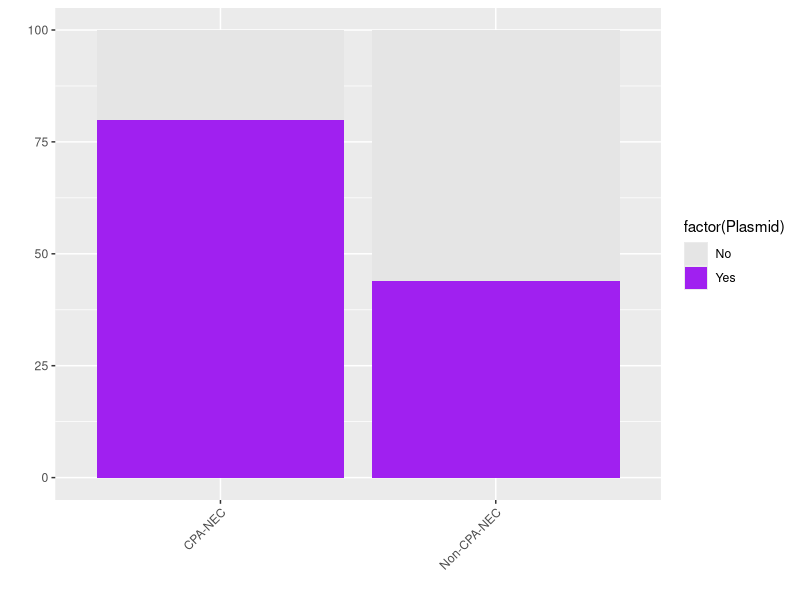

Generate this figure with R:
setwd("~/")
library(ggplot2)
library(tidyverse)
library(ggpubr)


## NEC vs non-NEC bar chart
data <- read.csv("NECvsNonNEC.csv", header = TRUE, stringsAsFactors = TRUE)
head(data)

# filter data
NECPalette <- c( "Yes"="purple","No"="grey90")

data$Lineage <- factor(data$Lineage, levels=c("Lineage V", "CPA-NEC", "Non-CPA-NEC"))

bc1 <- ggplot(data, aes(x=factor(Lineage), y=Perc, fill=factor(Plasmid)),position_stack(reverse = TRUE))+
  scale_fill_manual(values =NECPalette)+
  geom_bar(stat = "identity")+
  ylab("") + xlab("")+
  scale_y_continuous(breaks=c(0,25,50,75,100), limits=c(0,100)) + theme(axis.text.x = element_text(angle = 45, vjust=1, hjust=1))
 

bc1
